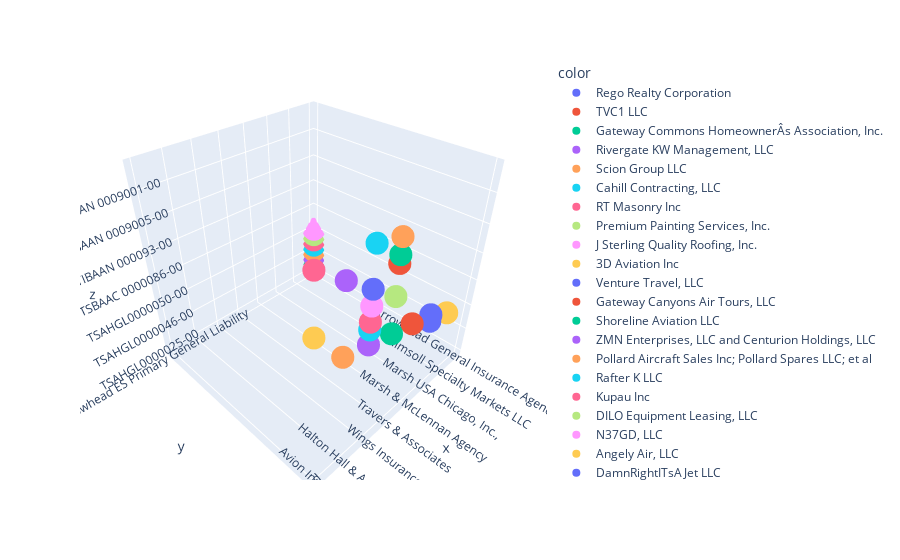

Source (notebook cell):
### Code cell
px.scatter_3d(x= benchmark_df["MGA"], y = benchmark_df["Program Name"], z=benchmark_df["Full policy number"], color = benchmark_df['Insured Name'])

### Figure 1 — Plotly figure (JSON) as saved in the notebook; plotly's stock layout.template omitted (floating-point values rounded to 4 significant figures)
{"data": [{"hovertemplate": "color=Rego Realty Corporation<br>x=%{x}<br>y=%{y}<br>z=%{z}<extra></extra>", "legendgroup": "Rego Realty Corporation", "marker": {"color": "#636efa", "symbol": "circle"}, "mode": "markers", "name": "Rego Realty Corporation", "scene": "scene", "showlegend": true, "type": "scatter3d", "x": ["Arrowhead General Insurance Agency Inc", "Arrowhead General Insurance Agency Inc", "Arrowhead General Insurance Agency Inc", "Arrowhead General Insurance Agency Inc", "Arrowhead General Insurance Agency Inc", "Arrowhead General Insurance Agency Inc"], "y": ["Arrowhead ES Primary General Liability", "Arrowhead ES Primary General Liability", "Arrowhead ES Primary General Liability", "Arrowhead ES Primary General Liability", "Arrowhead ES Primary General Liability", "Arrowhead ES Primary General Liability"], "z": ["TSAHGL0000025-00", "TSAHGL0000025-00", "TSAHGL0000025-00", "TSAHGL0000025-00", "TSAHGL0000025-00", "TSAHGL0000025-00"]}, {"hovertemplate": "color=TVC1 LLC<br>x=%{x}<br>y=%{y}<br>z=%{z}<extra></extra>", "legendgroup": "TVC1 LLC", "marker": {"color": "#EF553B", "symbol": "circle"}, "mode": "markers", "name": "TVC1 LLC", "scene": "scene", "showlegend": true, "type": "scatter3d", "x": ["Arrowhead General Insurance Agency Inc", "Arrowhead General Insurance Agency Inc", "Arrowhead General Insurance Agency Inc"], "y": ["Arrowhead ES Primary General Liability", "Arrowhead ES Primary General Liability", "Arrowhead ES Primary General Liability"], "z": ["TSAHGL0000043-00", "TSAHGL0000043-00", "TSAHGL0000043-00"]}, {"hovertemplate": "color=Gateway Commons HomeownerÂs Association, Inc.<br>x=%{x}<br>y=%{y}<br>z=%{z}<extra></extra>", "legendgroup": "Gateway Commons HomeownerÂs Association, Inc.", "marker": {"color": "#00cc96", "symbol": "circle"}, "mode": "markers", "name": "Gateway Commons HomeownerÂs Association, Inc.", "scene": "scene", "showlegend": true, "type": "scatter3d", "x": ["Arrowhead General Insurance Agency Inc", "Arrowhead General Insurance Agency Inc"], "y": ["Arrowhead ES Primary General Liability", "Arrowhead ES Primary General Liability"], "z": ["TSAHGL0000044-00", "TSAHGL0000044-00"]}, {"hovertemplate": "color=Rivergate KW Management, LLC<br>x=%{x}<br>y=%{y}<br>z=%{z}<extra></extra>", "legendgroup": "Rivergate KW Management, LLC", "marker": {"color": "#ab63fa", "symbol": "circle"}, "mode": "markers", "name": "Rivergate KW Management, LLC", "scene": "scene", "showlegend": true, "type": "scatter3d", "x": ["Arrowhead General Insurance Agency Inc", "Arrowhead General Insurance Agency Inc", "Arrowhead General Insurance Agency Inc"], "y": ["Arrowhead ES Primary General Liability", "Arrowhead ES Primary General Liability", "Arrowhead ES Primary General Liability"], "z": ["TSAHGL0000045-00", "TSAHGL0000045-00", "TSAHGL0000045-00"]}, {"hovertemplate": "color=Scion Group LLC<br>x=%{x}<br>y=%{y}<br>z=%{z}<extra></extra>", "legendgroup": "Scion Group LLC", "marker": {"color": "#FFA15A", "symbol": "circle"}, "mode": "markers", "name": "Scion Group LLC", "scene": "scene", "showlegend": true, "type": "scatter3d", "x": ["Arrowhead General Insurance Agency Inc", "Arrowhead General Insurance Agency Inc"], "y": ["Arrowhead ES Primary General Liability", "Arrowhead ES Primary General Liability"], "z": ["TSAHGL0000046-00", "TSAHGL0000046-00"]}, {"hovertemplate": "color=Cahill Contracting, LLC<br>x=%{x}<br>y=%{y}<br>z=%{z}<extra></extra>", "legendgroup": "Cahill Contracting, LLC", "marker": {"color": "#19d3f3", "symbol": "circle"}, "mode": "markers", "name": "Cahill Contracting, LLC", "scene": "scene", "showlegend": true, "type": "scatter3d", "x": ["Arrowhead General Insurance Agency Inc", "Arrowhead General Insurance Agency Inc"], "y": ["Arrowhead ES Primary General Liability", "Arrowhead ES Primary General Liability"], "z": ["TSAHGL0000047-00", "TSAHGL0000047-00"]}, {"hovertemplate": "color=RT Masonry Inc<br>x=%{x}<br>y=%{y}<br>z=%{z}<extra></extra>", "legendgroup": "RT Masonry Inc", "marker": {"color": "#FF6692", "symbol": "circle"}, "mode": "markers", "name": "RT Masonry Inc", "scene": "scene", "showlegend": true, "type": "scatter3d", "x": ["Arrowhead General Insurance Agency Inc", "Arrowhead General Insurance Agency Inc"], "y": ["Arrowhead ES Primary General Liability", "Arrowhead ES Primary General Liability"], "z": ["TSAHGL0000048-00", "TSAHGL0000048-00"]}, {"hovertemplate": "color=Premium Painting Services, Inc.<br>x=%{x}<br>y=%{y}<br>z=%{z}<extra></extra>", "legendgroup": "Premium Painting Services, Inc.", "marker": {"color": "#B6E880", "symbol": "circle"}, "mode": "markers", "name": "Premium Painting Services, Inc.", "scene": "scene", "showlegend": true, "type": "scatter3d", "x": ["Arrowhead General Insurance Agency Inc", "Arrowhead General Insurance Agency Inc"], "y": ["Arrowhead ES Primary General Liability", "Arrowhead ES Primary General Liability"], "z": ["TSAHGL0000049-00", "TSAHGL0000049-00"]}, {"hovertemplate": "color=J Sterling Quality Roofing, Inc.<br>x=%{x}<br>y=%{y}<br>z=%{z}<extra></extra>", "legendgroup": "J Sterling Quality Roofing, Inc.", "marker": {"color": "#FF97FF", "symbol": "circle"}, "mode": "markers", "name": "J Sterling Quality Roofing, Inc.", "scene": "scene", "showlegend": true, "type": "scatter3d", "x": ["Arrowhead General Insurance Agency Inc", "Arrowhead General Insurance Agency Inc"], "y": ["Arrowhead ES Primary General Liability", "Arrowhead ES Primary General Liability"], "z": ["TSAHGL0000050-00", "TSAHGL0000050-00"]}, {"hovertemplate": "color=3D Aviation Inc<br>x=%{x}<br>y=%{y}<br>z=%{z}<extra></extra>", "legendgroup": "3D Aviation Inc", "marker": {"color": "#FECB52", "symbol": "circle"}, "mode": "markers", "name": "3D Aviation Inc", "scene": "scene", "showlegend": true, "type": "scatter3d", "x": ["Plimsoll Specialty Markets LLC", "Plimsoll Specialty Markets LLC"], "y": ["Non Admitted", "Non Admitted"], "z": ["TSBAAC 0000002-00", "TSBAAC 0000002-00"]}, {"hovertemplate": "color=Venture Travel, LLC<br>x=%{x}<br>y=%{y}<br>z=%{z}<extra></extra>", "legendgroup": "Venture Travel, LLC", "marker": {"color": "#636efa", "symbol": "circle"}, "mode": "markers", "name": "Venture Travel, LLC", "scene": "scene", "showlegend": true, "type": "scatter3d", "x": ["Marsh USA Chicago, Inc., ", "Marsh USA Chicago, Inc., "], "y": ["Non Admitted", "Non Admitted"], "z": ["TSBAAC 0000091-00", "TSBAAG 0000092-00"]}, {"hovertemplate": "color=Gateway Canyons Air Tours, LLC<br>x=%{x}<br>y=%{y}<br>z=%{z}<extra></extra>", "legendgroup": "Gateway Canyons Air Tours, LLC", "marker": {"color": "#EF553B", "symbol": "circle"}, "mode": "markers", "name": "Gateway Canyons Air Tours, LLC", "scene": "scene", "showlegend": true, "type": "scatter3d", "x": ["Marsh & McLennan Agency", "Marsh & McLennan Agency"], "y": ["Non Admitted", "Non Admitted"], "z": ["TSBAAC 0000086-00", "TSBAAC 0000086-00"]}, {"hovertemplate": "color=Shoreline Aviation LLC<br>x=%{x}<br>y=%{y}<br>z=%{z}<extra></extra>", "legendgroup": "Shoreline Aviation LLC", "marker": {"color": "#00cc96", "symbol": "circle"}, "mode": "markers", "name": "Shoreline Aviation LLC", "scene": "scene", "showlegend": true, "type": "scatter3d", "x": ["Travers & Associates", "Travers & Associates", "Travers & Associates"], "y": ["Non Admitted", "Non Admitted", "Non Admitted"], "z": ["TIBAAN 0000037-00", "TIBAAN 0000037-00", "TIBAAN 0000037-00"]}, {"hovertemplate": "color=ZMN Enterprises, LLC and Centurion Holdings, LLC<br>x=%{x}<br>y=%{y}<br>z=%{z}<extra></extra>", "legendgroup": "ZMN Enterprises, LLC and Centurion Holdings, LLC", "marker": {"color": "#ab63fa", "symbol": "circle"}, "mode": "markers", "name": "ZMN Enterprises, LLC and Centurion Holdings, LLC", "scene": "scene", "showlegend": true, "type": "scatter3d", "x": ["Wings Insurance "], "y": ["Non Admitted"], "z": ["TIBAAN 0000067-00"]}, {"hovertemplate": "color=Pollard Aircraft Sales Inc; Pollard Spares LLC; et al<br>x=%{x}<br>y=%{y}<br>z=%{z}<extra></extra>", "legendgroup": "Pollard Aircraft Sales Inc; Pollard Spares LLC; et al", "marker": {"color": "#FFA15A", "symbol": "circle"}, "mode": "markers", "name": "Pollard Aircraft Sales Inc; Pollard Spares LLC; et al", "scene": "scene", "showlegend": true, "type": "scatter3d", "x": ["Halton Hall & Associates, Inc.", "Halton Hall & Associates, Inc."], "y": ["Non Admitted", "Non Admitted"], "z": ["TIBAAN 0000080-00", "TIBAAN 0000080-00"]}, {"hovertemplate": "color=Rafter K LLC<br>x=%{x}<br>y=%{y}<br>z=%{z}<extra></extra>", "legendgroup": "Rafter K LLC", "marker": {"color": "#19d3f3", "symbol": "circle"}, "mode": "markers", "name": "Rafter K LLC", "scene": "scene", "showlegend": true, "type": "scatter3d", "x": ["Wings Insurance "], "y": ["Non Admitted"], "z": ["TIBAAN 000093-00"]}, {"hovertemplate": "color=Kupau Inc<br>x=%{x}<br>y=%{y}<br>z=%{z}<extra></extra>", "legendgroup": "Kupau Inc", "marker": {"color": "#FF6692", "symbol": "circle"}, "mode": "markers", "name": "Kupau Inc", "scene": "scene", "showlegend": true, "type": "scatter3d", "x": ["Wings Insurance "], "y": ["Non Admitted"], "z": ["TIBAAN 0009002-00"]}, {"hovertemplate": "color=DILO Equipment Leasing, LLC<br>x=%{x}<br>y=%{y}<br>z=%{z}<extra></extra>", "legendgroup": "DILO Equipment Leasing, LLC", "marker": {"color": "#B6E880", "symbol": "circle"}, "mode": "markers", "name": "DILO Equipment Leasing, LLC", "scene": "scene", "showlegend": true, "type": "scatter3d", "x": ["Travers & Associates"], "y": ["Non Admitted"], "z": ["TIBAAN 0009003-00"]}, {"hovertemplate": "color=N37GD, LLC<br>x=%{x}<br>y=%{y}<br>z=%{z}<extra></extra>", "legendgroup": "N37GD, LLC", "marker": {"color": "#FF97FF", "symbol": "circle"}, "mode": "markers", "name": "N37GD, LLC", "scene": "scene", "showlegend": true, "type": "scatter3d", "x": ["Wings Insurance "], "y": ["Non Admitted"], "z": ["TIBAAN 0009000-00"]}, {"hovertemplate": "color=Angely Air, LLC<br>x=%{x}<br>y=%{y}<br>z=%{z}<extra></extra>", "legendgroup": "Angely Air, LLC", "marker": {"color": "#FECB52", "symbol": "circle"}, "mode": "markers", "name": "Angely Air, LLC", "scene": "scene", "showlegend": true, "type": "scatter3d", "x": ["Avion Insurance Agency, Inc"], "y": ["Non Admitted"], "z": ["TIBAAN 0009005-00"]}, {"hovertemplate": "color=DamnRightITsAJet LLC<br>x=%{x}<br>y=%{y}<br>z=%{z}<extra></extra>", "legendgroup": "DamnRightITsAJet LLC", "marker": {"color": "#636efa", "symbol": "circle"}, "mode": "markers", "name": "DamnRightITsAJet LLC", "scene": "scene", "showlegend": true, "type": "scatter3d", "x": ["Wings Insurance "], "y": ["Non Admitted"], "z": ["TIBAAN 0000084-00"]}, {"hovertemplate": "color=J.E.A.R. Aviation Inc<br>x=%{x}<br>y=%{y}<br>z=%{z}<extra></extra>", "legendgroup": "J.E.A.R. Aviation Inc", "marker": {"color": "#EF553B", "symbol": "circle"}, "mode": "markers", "name": "J.E.A.R. Aviation Inc", "scene": "scene", "showlegend": true, "type": "scatter3d", "x": ["Travers & Associates"], "y": ["Non Admitted"], "z": ["TIBAAN 0000095-00"]}, {"hovertemplate": "color=Alberta M. Smith<br>x=%{x}<br>y=%{y}<br>z=%{z}<extra></extra>", "legendgroup": "Alberta M. Smith", "marker": {"color": "#00cc96", "symbol": "circle"}, "mode": "markers", "name": "Alberta M. Smith", "scene": "scene", "showlegend": true, "type": "scatter3d", "x": ["Travers & Associates"], "y": ["Non Admitted"], "z": ["TIBAAN 0009004-00"]}, {"hovertemplate": "color=Waytack LLC<br>x=%{x}<br>y=%{y}<br>z=%{z}<extra></extra>", "legendgroup": "Waytack LLC", "marker": {"color": "#ab63fa", "symbol": "circle"}, "mode": "markers", "name": "Waytack LLC", "scene": "scene", "showlegend": true, "type": "scatter3d", "x": ["Halton Hall & Associates, Inc."], "y": ["Non Admitted"], "z": ["TIBAAN 0009001-00"]}, {"hovertemplate": "color=Richard Harder<br>x=%{x}<br>y=%{y}<br>z=%{z}<extra></extra>", "legendgroup": "Richard Harder", "marker": {"color": "#FFA15A", "symbol": "circle"}, "mode": "markers", "name": "Richard Harder", "scene": "scene", "showlegend": true, "type": "scatter3d", "x": ["Travers & Associates"], "y": ["Non Admitted"], "z": ["TIBAAN 0009007-00"]}, {"hovertemplate": "color=THM Holdings LLC<br>x=%{x}<br>y=%{y}<br>z=%{z}<extra></extra>", "legendgroup": "THM Holdings LLC", "marker": {"color": "#19d3f3", "symbol": "circle"}, "mode": "markers", "name": "THM Holdings LLC", "scene": "scene", "showlegend": true, "type": "scatter3d", "x": ["Wings Insurance "], "y": ["Non Admitted"], "z": ["TIBAAN 0000094-00"]}, {"hovertemplate": "color=Ward Aviation, LLC<br>x=%{x}<br>y=%{y}<br>z=%{z}<extra></extra>", "legendgroup": "Ward Aviation, LLC", "marker": {"color": "#FF6692", "symbol": "circle"}, "mode": "markers", "name": "Ward Aviation, LLC", "scene": "scene", "showlegend": true, "type": "scatter3d", "x": ["Avion Insurance Agency, Inc"], "y": ["Non Admitted"], "z": ["TIBAAN 0000001-00"]}], "layout": {"legend": {"title": {"text": "color"}, "tracegroupgap": 0}, "margin": {"t": 60}, "scene": {"domain": {"x": [0, 1], "y": [0, 1]}, "xaxis": {"title": {"text": "x"}}, "yaxis": {"title": {"text": "y"}}, "zaxis": {"title": {"text": "z"}}}}}
